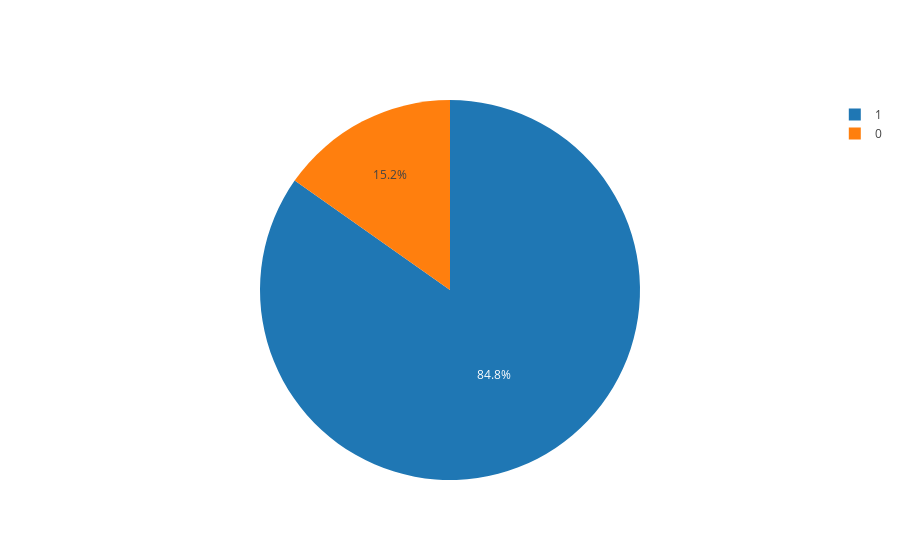

The code cell stored with this chart in its notebook:
### Code cell
count_approved = train_data['project_is_approved'].value_counts()
cal_percent= (count_approved / count_approved.sum())*100
labels = count_approved.index
grph1 = go.Pie(labels=labels, values=cal_percent, hoverinfo='label')
data = [grph1]
layout = go.Layout()
fig = go.Figure(data=data, layout=layout)
py.iplot(fig)

### Figure 1 — Plotly figure (JSON) as saved in the notebook; plotly's stock layout.template omitted (floating-point values rounded to 4 significant figures)
{"data": [{"hoverinfo": "label", "labels": [1, 0], "type": "pie", "values": [84.77, 15.23]}], "layout": {}}
